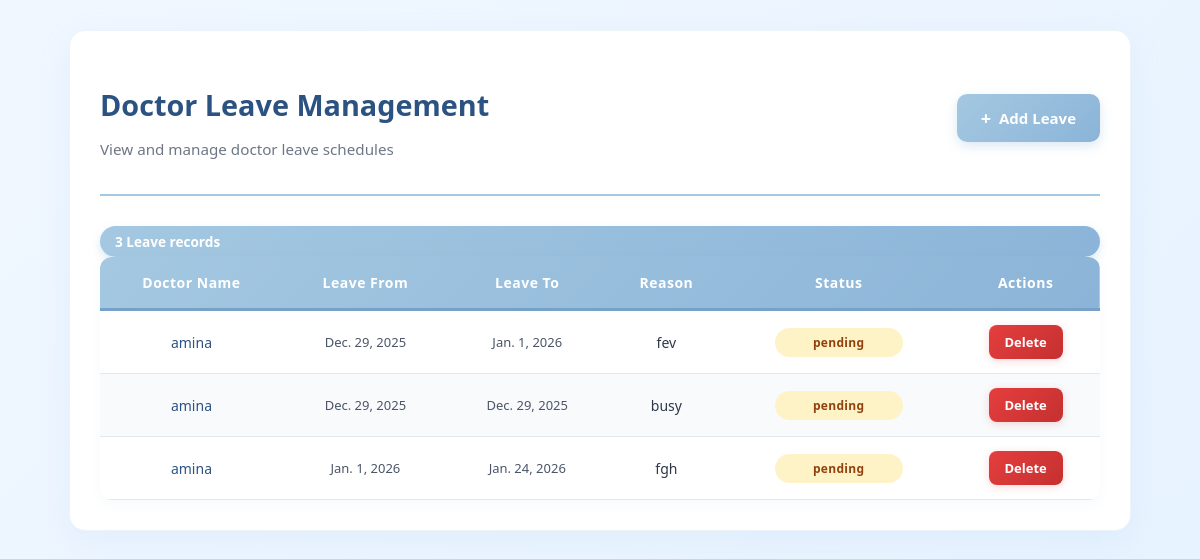
Screenshot of /LeaveDoctor/ (signed in) with the database file from the repository.
### RenalGuideApp/models.py (models this page shows)
class DoctorLeaveTable(models.Model):
    DOCTOR = models.ForeignKey(DoctorTable, on_delete=models.CASCADE)
    leave_from = models.DateField()
    leave_to = models.DateField()
    reason = models.CharField(max_length=200,null=True,blank=True)
    Status=models.CharField(max_length=100,null=True,blank=True)

class DoctorTable(models.Model):
    name=models.CharField(max_length=30,null=True,blank=True)
    age=models.IntegerField(null=True,blank=True)
    phonenumber=models.BigIntegerField(null=True,blank=True)
    sex=models.CharField(max_length=30,null=True,blank=True)
    email=models.CharField(null=True,blank=True)
    image=models.FileField()
    qualification=models.CharField(max_length=30,null=True,blank=True)
    experience=models.IntegerField(null=True,blank=True)
    LOGINID=models.ForeignKey(LoginTable,on_delete=models.CASCADE, null=True,blank=True)

### RenalGuideApp/views.py (the view)
# urls.py: path('LeaveDoctor/', LeaveDoctor.as_view(), name="LeaveDoctor"),
class LeaveDoctor(View):
    def get(self,request):
        c=DoctorLeaveTable.objects.filter(DOCTOR__LOGINID__id = request.session['user_id'])
        return render(request,'doctor/DoctorLeave.html',{'availability':c})

### templates/doctor/DoctorLeave.html (shortened to what this page needs)
<!DOCTYPE html>
<html lang="en">
<head>
</head>
<body>
    <div class="container">
        <div class="header-section">
            <div class="header-title">
                <h2>Doctor Leave Management</h2>
                <p>View and manage doctor leave schedules</p>
            </div>
            <a href="/InformLeave" class="add-button">Add Leave</a>
        </div>
        <div class="leave-count">
        </div>
        <table>
            <thead>
                <tr>
                    <th>Doctor Name</th>
                    <th>Leave From</th>
                    <th>Leave To</th>
                    <th>Reason</th>
                    <th>Status</th>
                    <th>Actions</th>
                </tr>
            </thead>
            <tbody>
                {% for i in availability %}
                <tr>
                    <td data-label="Doctor Name" class="doctor-name">{{ i.DOCTOR.name }}</td>
                    <td data-label="Leave From" class="date-cell">{{ i.leave_from }}</td>
                    <td data-label="Leave To" class="date-cell">{{ i.leave_to }}</td>
                    <td data-label="Reason" class="reason-cell">{{ i.reason }}</td>
                    <td data-label="Status">
                        <span class="status-badge">{{ i.Status }}</span>
                    </td>
                    <td data-label="Actions">
                        <a href="/DeleteLeave/{{i.id}}" class="delete-button" onclick="return confirm('Are you sure you want to delete this leave record?');">Delete</a>
                    </td>
                </tr>
                {% empty %}
                <tr>
                    <td colspan="6" class="empty-message">No leave records available. Click "Add Leave" to create one.</td>
                </tr>
                {% endfor %}
            </tbody>
        </table>
    </div>
</body>
</html>

### templates/doctor/DoctorLeave.html (style rules this page uses)
body { font-family: 'Segoe UI', Tahoma, sans-serif; background: linear-gradient(135deg, #f0f7ff 0%, #e6f2ff 100%); margin: 0; padding: 30px; min-height: 100vh; }
.container { max-width: 1000px; margin: auto; background-color: #ffffff; padding: 30px; border-radius: 16px; box-shadow: 0 10px 30px rgba(164, 200, 225, 0.15); border: 1px solid rgba(164, 200, 225, 0.2); }
.header-section { display: flex; justify-content: space-between; align-items: center; margin-bottom: 30px; padding-bottom: 20px; border-bottom: 2px solid #A4C8E1; }
.header-title h2 { color: #2c5282; margin-bottom: 5px; font-size: 1.8rem; font-weight: 600; }
.header-title p { color: #4a5568; font-size: 0.95rem; opacity: 0.8; }
.leave-count { background: linear-gradient(135deg, #A4C8E1 0%, #8bb4d8 100%); color: white; padding: 6px 15px; border-radius: 20px; font-size: 0.85rem; font-weight: 600; box-shadow: 0 4px 10px rgba(139, 180, 216, 0.3); }
.add-button { display: inline-flex; align-items: center; gap: 8px; background: linear-gradient(135deg, #A4C8E1 0%, #8bb4d8 100%); color: #fff; padding: 12px 24px; border-radius: 10px; font-weight: 600; font-size: 15px; text-decoration: none; transition: all 0.3s ease; box-shadow: 0 4px 12px rgba(139, 180, 216, 0.3); border: none; cursor: pointer; }
.add-button::before { content: "+"; font-size: 18px; font-weight: bold; }
table { width: 100%; border-collapse: separate; border-spacing: 0; border-radius: 12px; overflow: hidden; box-shadow: 0 4px 12px rgba(164, 200, 225, 0.1); }
thead { background: linear-gradient(135deg, #A4C8E1 0%, #8bb4d8 100%); }
th { padding: 16px 15px; text-align: center; color: #ffffff; font-weight: 600; font-size: 14px; letter-spacing: 0.5px; border-bottom: 3px solid #76a1c9; }
td { padding: 14px 15px; text-align: center; font-size: 14px; color: #2d3748; border-bottom: 1px solid #e2e8f0; }
tbody tr { transition: all 0.3s ease; background-color: #ffffff; }
tbody tr:nth-child(even) { background-color: #f8fafc; }
.status-badge { display: inline-block; padding: 6px 14px; border-radius: 20px; font-size: 12px; font-weight: 600; letter-spacing: 0.3px; min-width: 100px; }
.status-pending { background-color: #fef3c7; color: #92400e; }
.doctor-name { font-weight: 500; color: #2c5282; }
.date-cell { color: #4a5568; font-size: 13px; }
.reason-cell { max-width: 250px; white-space: nowrap; overflow: hidden; text-overflow: ellipsis; }
.delete-button { display: inline-block; background: linear-gradient(135deg, #e53e3e 0%, #c53030 100%); color: #fff; padding: 8px 16px; border-radius: 8px; font-weight: 600; font-size: 13px; text-decoration: none; transition: all 0.3s ease; box-shadow: 0 2px 8px rgba(229, 62, 62, 0.2); }
tbody tr { animation: fadeInUp 0.5s ease-out; animation-fill-mode: both; }
tbody tr:nth-child(1) { animation-delay: 0.1s; }
tbody tr:nth-child(2) { animation-delay: 0.2s; }
tbody tr:nth-child(3) { animation-delay: 0.3s; }

### rows the page displays
DoctorLeaveTable: DOCTOR.name "amina", leave_from "Dec. 29, 2025", leave_to "Jan. 1, 2026", reason "fev", Status "pending"
DoctorLeaveTable: DOCTOR.name "amina", leave_from "Dec. 29, 2025", leave_to "Dec. 29, 2025", reason "busy", Status "pending"
DoctorLeaveTable: DOCTOR.name "amina", leave_from "Jan. 1, 2026", leave_to "Jan. 24, 2026", reason "fgh", Status "pending"
